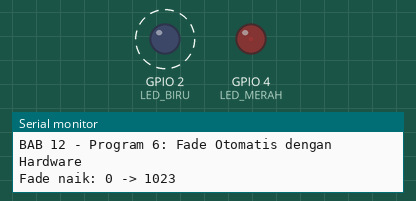
A sketch run on a simulated ESP32. Shown: output pins drawn as LEDs (lit = HIGH), the last lines printed to the serial monitor. Dashed ring = blinking.

Above: at 0.05 s.
At 1.8 s:
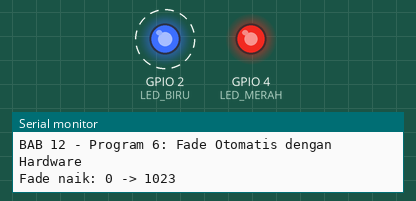
At 2.65 s:
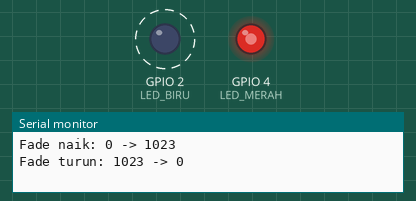
At 3.45 s:
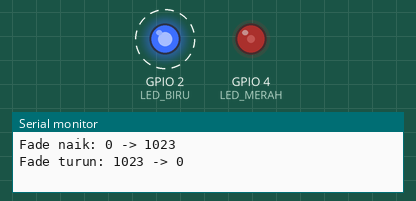
Timing chart, 0 to 5.2 s (numbered marks = the images above):
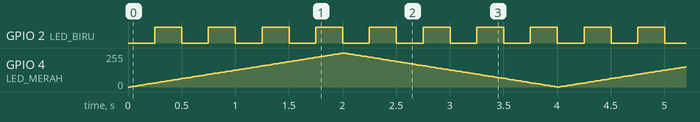

The sketch:

p6_fade_hardware.ino
```cpp
/*
 * BAB 12 - Program 6: Fade Otomatis dengan Hardware
 * LED merah menerang dan meredup sendiri oleh hardware LEDC (ledcFade),
 * sementara loop() bebas mengedipkan LED biru setiap 250 ms.
 *
 * Rangkaian:
 *   LED1 (merah) → IO4
 *   LED3 (biru)  → IO2
 */

#define LED_MERAH 4
#define LED_BIRU  2

const uint32_t FREKUENSI = 5000;          // 5 kHz
const uint8_t RESOLUSI = 10;              // 10 bit → nilai duty 0–1023
const uint32_t DUTY_MAKS = 1023;
const int LAMA_FADE_MS = 2000;            // lama maksimum satu kali fade
const unsigned long JEDA_KEDIP_MS = 250;  // LED biru berganti keadaan setiap 250 ms

volatile bool fadeSelesai = false;  // diubah oleh fungsi callback, dibaca di loop()
bool arahNaik = true;               // arah fade berikutnya: true = makin terang
bool biruMenyala = false;
unsigned long waktuKedipTerakhir = 0;

// Dipanggil otomatis oleh LEDC saat fade selesai.
// Berjalan seperti ISR (BAB 10): harus singkat, tanpa Serial dan tanpa delay().
void IRAM_ATTR saatFadeSelesai() {
  fadeSelesai = true;
}

// Memulai fade baru sesuai arah saat ini
void mulaiFade() {
  bool berhasil;
  if (arahNaik) {
    berhasil = ledcFadeWithInterrupt(LED_MERAH, 0, DUTY_MAKS, LAMA_FADE_MS, saatFadeSelesai);
    Serial.println("Fade naik: 0 -> 1023");
  } else {
    berhasil = ledcFadeWithInterrupt(LED_MERAH, DUTY_MAKS, 0, LAMA_FADE_MS, saatFadeSelesai);
    Serial.println("Fade turun: 1023 -> 0");
  }
  if (!berhasil) {
    Serial.println("Gagal memulai fade!");
  }
}

void setup() {
  Serial.begin(115200);
  Serial.println("BAB 12 - Program 6: Fade Otomatis dengan Hardware");

  pinMode(LED_BIRU, OUTPUT);  // LED biru memakai output digital biasa

  if (!ledcAttach(LED_MERAH, FREKUENSI, RESOLUSI)) {
    Serial.println("Gagal mengatur PWM di IO4! Periksa frekuensi dan resolusi.");
    while (true) {
      delay(1000);
    }
  }

  mulaiFade();  // fade pertama: makin terang
}

void loop() {
  // Tugas 1: kalau fade sudah selesai, mulai fade berikutnya dengan arah sebaliknya
  if (fadeSelesai) {
    fadeSelesai = false;
    arahNaik = !arahNaik;
    mulaiFade();
  }

  // Tugas 2: sementara itu, kedipkan LED biru tanpa delay()
  if (millis() - waktuKedipTerakhir >= JEDA_KEDIP_MS) {
    waktuKedipTerakhir = millis();
    biruMenyala = !biruMenyala;
    digitalWrite(LED_BIRU, biruMenyala);
  }
}
```

Measured:
- by itself, GPIO 2 (LED_BIRU): alternates HIGH for 0.25 s and LOW for 0.25 s
